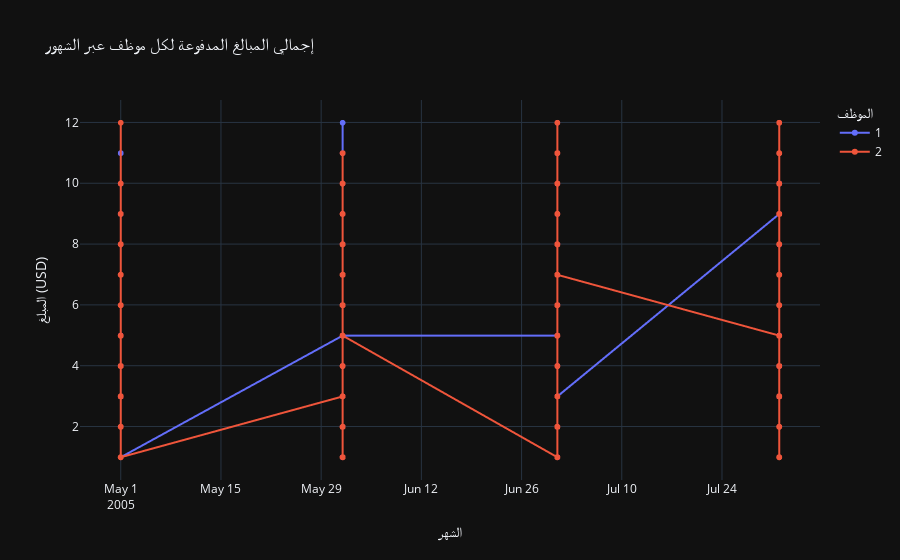

Notebook code for this chart:
### Code cell
import pandas as pd
import plotly.express as px

# نفترض أن لديك df يحتوي على:
# columns: ['staff_id', 'rental_id', 'date_id', 'amount']
# وأنك تريد عرض تطور المبالغ لكل موظف حسب الشهر

# إذا كان لديك dim_date، اربطها للحصول على التاريخ الحقيقي
dim_date = pd.read_sql("SELECT Date_ID, Full_Date FROM dim_date", conn)
dim_date['Full_Date'] = pd.to_datetime(dim_date['Full_Date'])

# دمج df مع dim_date للحصول على التاريخ الكامل
df = df.merge(dim_date, left_on='date_id', right_on='Date_ID', how='left')

# رسم خطي تفاعلي لكل موظف عبر الزمن
fig = px.line(
    df,
    x='Full_Date',
    y='amount',
    color='staff_id',
    title='إجمالي المبالغ المدفوعة لكل موظف عبر الشهور',
    markers=True,
    labels={'Full_Date': 'التاريخ', 'amount': 'إجمالي المبلغ', 'staff_id': 'الموظف'}
)

fig.update_layout(
    xaxis_title="الشهر",
    yaxis_title="المبلغ (USD)",
    legend_title="الموظف",
    template="plotly_dark",  # يمكنك استخدام "plotly_white" أو "seaborn"
)

fig.show()

### Figure 1 — Plotly figure (JSON) as saved in the notebook; plotly's stock layout.template omitted (floating-point values rounded to 4 significant figures; data arrays with more than 128 entries replaced by an {"elided": "..."} marker saying what was removed)
{"data": [{"hovertemplate": "الموظف=1<br>التاريخ=%{x}<br>إجمالي المبلغ=%{y}<extra></extra>", "legendgroup": "1", "line": {"color": "#636efa", "dash": "solid"}, "marker": {"symbol": "circle"}, "mode": "lines+markers", "name": "1", "showlegend": true, "x": {"elided": "7958 str values"}, "xaxis": "x", "y": {"elided": "7958 float values"}, "yaxis": "y", "type": "scattergl"}, {"hovertemplate": "الموظف=2<br>التاريخ=%{x}<br>إجمالي المبلغ=%{y}<extra></extra>", "legendgroup": "2", "line": {"color": "#EF553B", "dash": "solid"}, "marker": {"symbol": "circle"}, "mode": "lines+markers", "name": "2", "showlegend": true, "x": {"elided": "7903 str values"}, "xaxis": "x", "y": {"elided": "7903 float values"}, "yaxis": "y", "type": "scattergl"}], "layout": {"xaxis": {"anchor": "y", "domain": [0.0, 1.0], "title": {"text": "الشهر"}}, "yaxis": {"anchor": "x", "domain": [0.0, 1.0], "title": {"text": "المبلغ (USD)"}}, "legend": {"title": {"text": "الموظف"}, "tracegroupgap": 0}, "title": {"text": "إجمالي المبالغ المدفوعة لكل موظف عبر الشهور"}}}
